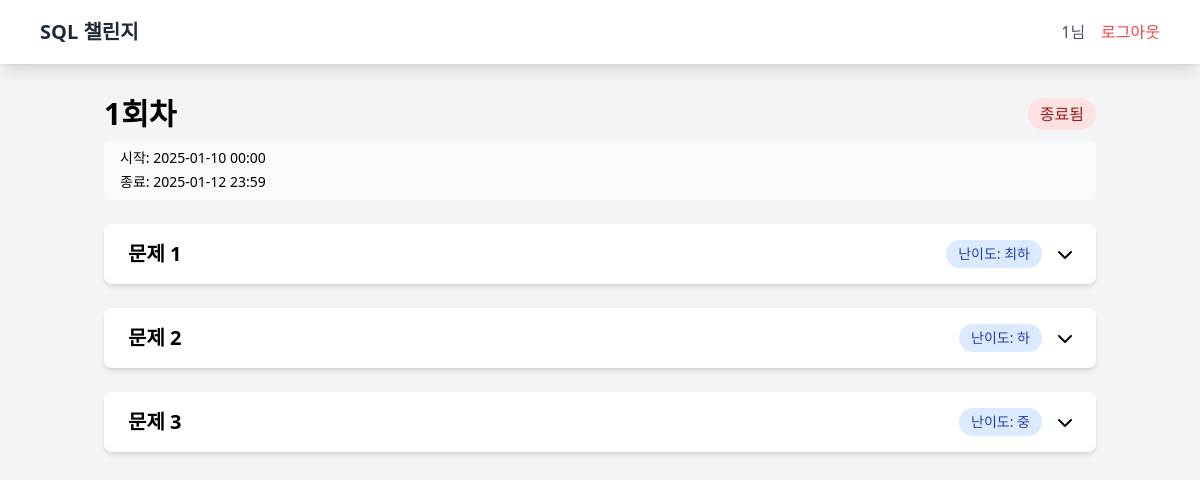
The page /round/1 (signed in) on the database its author committed.
### tables this page shows
CREATE TABLE problems (
            id INTEGER PRIMARY KEY AUTOINCREMENT,
            round_id INTEGER NOT NULL,
            question TEXT NOT NULL,
            correct_query TEXT NOT NULL,
            difficulty TEXT NOT NULL,
            sample_data TEXT,
            FOREIGN KEY (round_id) REFERENCES rounds(id)
        );

### api/index.py (the view)
@app.route('/round/<int:round_id>')
def view_round(round_id):
    if 'user_id' not in session:
        return redirect(url_for('login'))
    try:
        with get_db_connection() as conn:
            c = conn.cursor()
            execute_with_retry(c, '''
                SELECT id, round_number, start_date, end_date
                FROM rounds
                WHERE id = ?
            ''', (round_id,))
            round_data = c.fetchone()
            if not round_data:
                flash('존재하지 않는 라운드입니다.', 'error')
                return redirect(url_for('index'))
            execute_with_retry(c, '''
                WITH latest_progress AS (
                    SELECT
                        problem_id,
                        is_correct,
                        completed_at,
                        attempts,
                        last_wrong_query,
                        last_wrong_result,
                        ROW_NUMBER() OVER (PARTITION BY problem_id ORDER BY last_attempt DESC) as rn
                    FROM user_progress
                    WHERE user_id = ?
                )
                SELECT
                    p.id,
                    p.question,
                    p.difficulty,
                    p.sample_data,
                    COALESCE(lp.is_correct, 0) as solved,
                    lp.completed_at,
                    COALESCE(lp.attempts, 0) as attempts,
                    lp.last_wrong_query,
                    lp.last_wrong_result
                FROM problems p
                LEFT JOIN latest_progress lp ON p.id = lp.problem_id AND lp.rn = 1
                WHERE p.round_id = ?
                ORDER BY p.id
            ''', (session['user_id'], round_id))
            problems = []
            for row in c.fetchall():
                problems.append({
                    'id': row[0],
                    'question': row[1],
                    'difficulty': row[2],
                    'sample_data': row[3],
                    'solved': bool(row[4]),
                    'completed_at': row[5],
                    'attempts': row[6],
                    'last_wrong_query': row[7],
                    'last_wrong_result': row[8]
                })
            start_date = datetime.strptime(round_data[2].replace('T', ' '), '%Y-%m-%d %H:%M:%S')
            end_date = datetime.strptime(round_data[3].replace('T', ' '), '%Y-%m-%d %H:%M:%S')
            round_info = {
                'id': round_data[0],
                'number': round_data[1],
                'start_date': start_date,
                'end_date': end_date,
                'status': 'active' if datetime.now() <= end_date else 'closed'
            }
            return render_template('round.html', round=round_info, problems=problems)
    except sqlite3.Error as e:
        flash('데이터베이스 오류가 발생했습니다.', 'error')
        return redirect(url_for('index'))

### api/db_utils.py (called while the page is built)
def execute_with_retry(cursor, query, params=None, max_retries=3):
    for attempt in range(max_retries):
        try:
            if params is None:
                return cursor.execute(query)
            return cursor.execute(query, params)
        except sqlite3.OperationalError as e:
            if "database is locked" in str(e) and attempt < max_retries - 1:
                time.sleep(0.1 * (attempt + 1))
                continue
            raise

@contextmanager
def get_db_connection():
    conn = sqlite3.connect('sql_challenge.db', timeout=20)
    try:
        yield conn
        conn.commit()
    except Exception:
        conn.rollback()
        raise
    finally:
        conn.close()

### templates/round.html (shortened to what this page needs)
{% extends "base.html" %}
{% block content %}
<div class="max-w-6xl mx-auto">
    <div class="flex justify-between items-center mb-2">
        <h1 class="text-3xl font-bold">{{ round.number }}회차</h1>
        <div class="flex items-center space-x-2">
            {% if round.status == 'active' %}
                <span class="px-3 py-1 bg-green-100 text-green-800 rounded-full">진행 중</span>
            {% else %}
                <span class="px-3 py-1 bg-red-100 text-red-800 rounded-full">종료됨</span>
            {% endif %}
        </div>
    </div>
    <div class="mb-6">
        <div class="bg-gray-50 px-4 py-2 rounded-lg text-sm space-y-1">
            <div>시작: {{ round.start_date.strftime('%Y-%m-%d %H:%M') }}</div>
            <div>종료: {{ round.end_date.strftime('%Y-%m-%d %H:%M') }}</div>
        </div>
    </div>
    <div class="grid gap-6">
        {% for problem in problems %}
        <div class="bg-white rounded-lg shadow-md overflow-hidden">
            <button onclick="toggleProblem({{ problem.id }})"
                    class="w-full px-6 py-4 flex items-center justify-between hover:bg-gray-50 transition-colors duration-200">
                <div class="flex items-center space-x-4">
                    <h3 class="text-xl font-semibold">문제 {{ loop.index }}</h3>
                </div>
                <div class="flex items-center space-x-4">
                    <span class="px-3 py-1 bg-blue-100 text-blue-800 rounded-full text-sm">
                        난이도: {{ problem.difficulty }}
                    </span>
                    <i class="fas fa-chevron-down transform transition-transform duration-200" id="arrow-{{ problem.id }}"></i>
                </div>
            </button>
        </div>
        {% endfor %}
    </div>
</div>
{% endblock %}

### templates/base.html (shortened to what this page needs)
<!DOCTYPE html>
<html lang="ko">
  <head>
    <script src="https://cdn.tailwindcss.com"></script>
    <link
      href="https://cdnjs.cloudflare.com/ajax/libs/font-awesome/6.0.0/css/all.min.css"
      rel="stylesheet"
    />
  </head>
  <body class="bg-gray-100 min-h-screen">
    <nav class="bg-white shadow-lg mb-8">
      <div class="max-w-6xl mx-auto px-4">
        <div class="flex justify-between items-center h-16">
          <a href="/" class="text-xl font-bold text-gray-800">SQL 챌린지</a>
          <div class="flex items-center space-x-4">
            {% if 'user_id' in session %}
            <span class="text-gray-600">{{ session['user_id'] }}님</span>
            <a href="/logout" class="text-red-500 hover:text-red-700"
              >로그아웃</a
            >
            {% else %}
            <a href="/login" class="text-blue-500 hover:text-blue-700"
              >로그인</a
            >
            {% endif %}
          </div>
        </div>
      </div>
    </nav>
    <main class="container mx-auto px-4">
      {% block content %}{% endblock %}
    </main>
  </body>
</html>

### rows shown on the page
problems: difficulty "최하"
problems: difficulty "하"
problems: difficulty "중"

### other values the page prints
{{ session['user_id'] }} "1"
{{ round.number }} "1"
{{ round.start_date.strftime('%Y-%m-%d %H:%M') }} "2025-01-10 00:00"
{{ round.end_date.strftime('%Y-%m-%d %H:%M') }} "2025-01-12 23:59"
